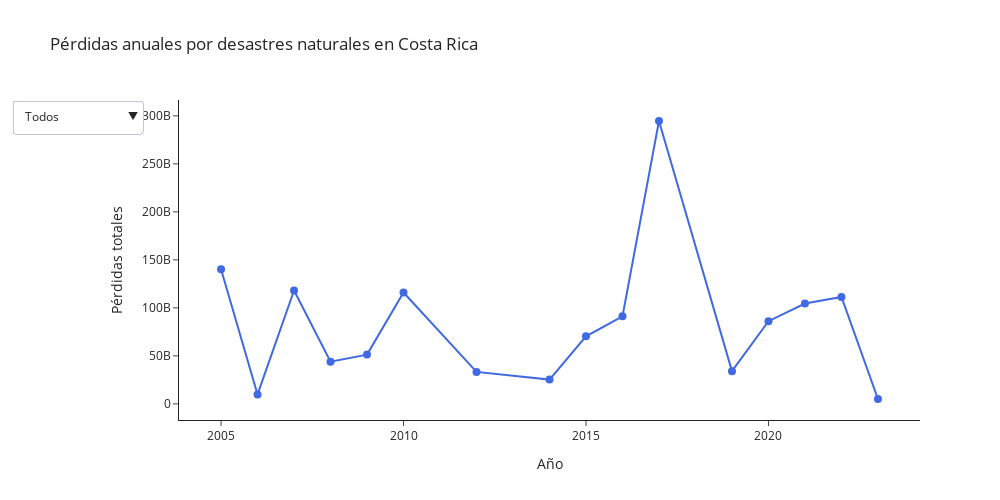

Notebook code for this chart:
### Code cell
import plotly.graph_objects as go

df_plot = perdidas_anuales.reset_index()
df_plot.columns = ["Año", "Pérdidas"]

fig = go.Figure()

fig.add_trace(go.Scatter(
    x=df_plot["Año"],
    y=df_plot["Pérdidas"],
    mode="lines+markers",
    line=dict(color="royalblue", width=2),
    marker=dict(size=8),
    name="Pérdidas"
))

fig.update_layout(
    updatemenus=[
        dict(
            type="dropdown",
            showactive=True,
            buttons=list([
                dict(label="Todos",
                     method="relayout",
                     args=[{"xaxis.range": [df_plot["Año"].min(), df_plot["Año"].max()]}]),
                dict(label="Últimos 10 años",
                     method="relayout",
                     args=[{"xaxis.range": [df_plot["Año"].max()-10, df_plot["Año"].max()]}]),
                dict(label="Últimos 5 años",
                     method="relayout",
                     args=[{"xaxis.range": [df_plot["Año"].max()-5, df_plot["Año"].max()]}]),
            ])
        )
    ]
)

fig.update_layout(
    width=1000,
    height=500,
    template="simple_white",
    title="Pérdidas anuales por desastres naturales en Costa Rica",
    xaxis_title="Año",
    yaxis_title="Pérdidas totales",
    hovermode="x unified"
)

fig.show()

### Figure 1 — Plotly figure (JSON) as saved in the notebook; plotly's stock layout.template omitted (floating-point values rounded to 4 significant figures)
{"data": [{"line": {"color": "royalblue", "width": 2}, "marker": {"size": 8}, "mode": "lines+markers", "name": "Pérdidas", "type": "scatter", "x": [2005, 2006, 2007, 2008, 2009, 2010, 2012, 2014, 2015, 2016, 2017, 2019, 2020, 2021, 2022, 2023], "y": [140300000000.0, 9854000000.0, 118100000000.0, 43980000000.0, 51320000000.0, 116100000000.0, 33320000000.0, 25310000000.0, 70420000000.0, 91230000000.0, 294700000000.0, 34120000000.0, 86130000000.0, 104600000000.0, 111400000000.0, 5096000000.0]}], "layout": {"height": 500, "hovermode": "x unified", "title": {"text": "Pérdidas anuales por desastres naturales en Costa Rica"}, "updatemenus": [{"buttons": [{"args": [{"xaxis.range": [2005, 2023]}], "label": "Todos", "method": "relayout"}, {"args": [{"xaxis.range": [2013, 2023]}], "label": "Últimos 10 años", "method": "relayout"}, {"args": [{"xaxis.range": [2018, 2023]}], "label": "Últimos 5 años", "method": "relayout"}], "showactive": true, "type": "dropdown"}], "width": 1000, "xaxis": {"title": {"text": "Año"}}, "yaxis": {"title": {"text": "Pérdidas totales"}}}}
